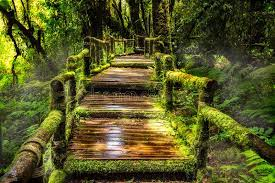
#> input picture python-openCV/download.jpg, 275 x 183 px
$ python draw_a_circle.py
#> lines starting #> are read from the running program, lines starting #| are printed output that depends on the picture
import cv2

path = r'download.jpg'
image = cv2.imread(path)
#> image is the input picture: shape (183, 275, 3); mean B, G, R 38.8, 88.7, 87.6

thick = -3
center_coordinates = (120,50)
radius = 50
colour = (255,255,-780)

circle = cv2.circle(image,center_coordinates,radius,colour,thick)
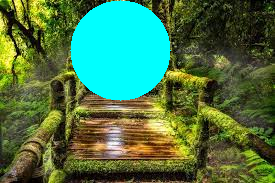
#> circle: shape (183, 275, 3); mean B, G, R 72.6, 116.1, 74.8
cv2.imshow('Sample Image',circle)

cv2.waitKey(0)
cv2.destroyAllWindows()
